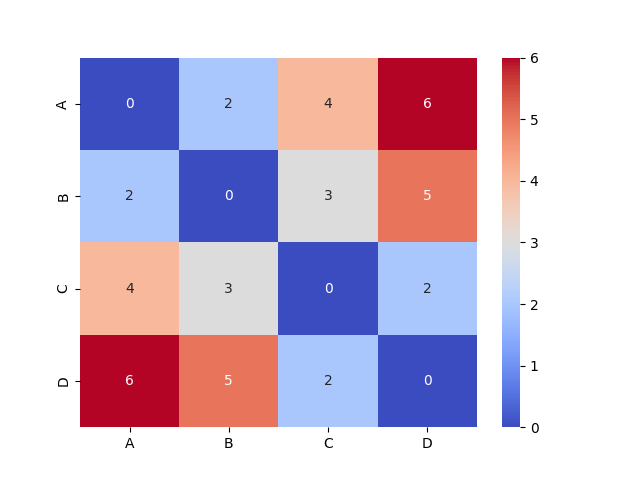

Python code for this plot:

from config import *
import circuitgraph as cg
from G_distance import *
from pathlib import Path
import pickle
import tqdm
import random
import seaborn as sns
import numpy as np
import matplotlib.pyplot as plt
import pandas as pd

# sample data
object_names = ['A', 'B', 'C', 'D']
distance_matrix = np.array([[0, 2, 4, 6],
                            [2, 0, 3, 5],
                            [4, 3, 0, 2],
                            [6, 5, 2, 0]])

# create a pandas DataFrame to store the distance matrix
df = pd.DataFrame(distance_matrix, index=object_names, columns=object_names)

# plot the heatmap using seaborn
sns.heatmap(df, annot=True, cmap='coolwarm')

# show the plot
plt.savefig('./test.png')

exit()
save_path = Path("./result")  
save_path.mkdir(parents=True, exist_ok=True)
with open(save_path / (opt.graph_data + '_' + opt.distance_metric +  '.pkl'), "rb") as f:
    G, names = pickle.load(f)
eigvals, eigvecs = np.linalg.eigh(G)
X = eigvecs * sqrt(eigvals)
X = np.matmul(eigvecs, np.diag(np.sqrt(eigvals)))
# only keep the first 2 dimensions
X = X[:,-2:]
import matplotlib.pyplot as plt
import seaborn as sns
sns.set()
# plot the graph and label each node by graph name
plt.scatter(X[:,0], X[:,1])
for i, txt in enumerate(names):
    plt.annotate(txt, (X[i,0], X[i,1]))
plt.savefig(save_path / (opt.graph_data  + '_' + opt.distance_metric +  '.png'))
